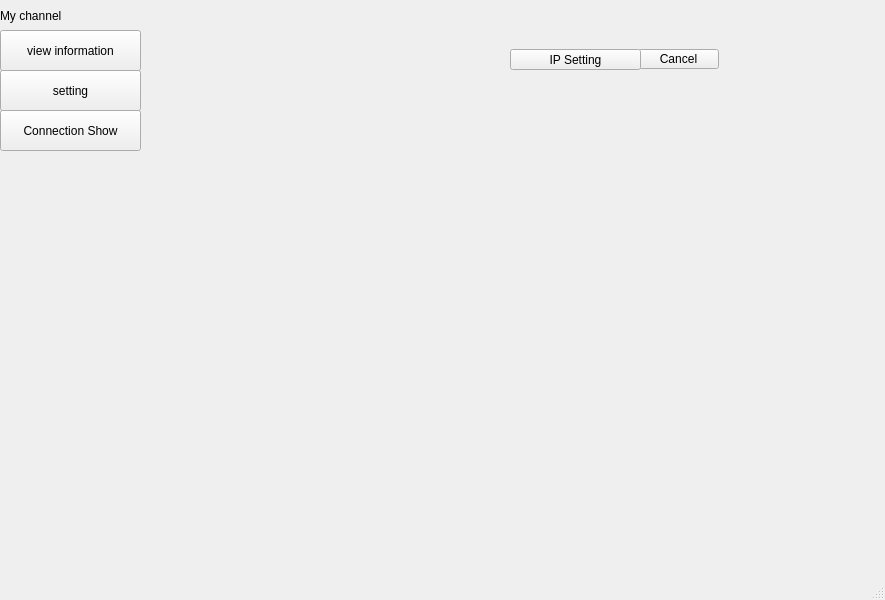
<?xml version="1.0" encoding="UTF-8"?>
<ui version="4.0">
 <class>MainWindow</class>
 <widget class="QMainWindow" name="MainWindow">
  <property name="geometry">
   <rect>
    <x>0</x>
    <y>0</y>
    <width>885</width>
    <height>600</height>
   </rect>
  </property>
  <property name="windowTitle">
   <string>MainWindow</string>
  </property>
  <widget class="QWidget" name="centralwidget">
   <widget class="QLabel" name="label">
    <property name="geometry">
     <rect>
      <x>0</x>
      <y>0</y>
      <width>91</width>
      <height>31</height>
     </rect>
    </property>
    <property name="text">
     <string>My channel</string>
    </property>
    <property name="scaledContents">
     <bool>true</bool>
    </property>
   </widget>
   <widget class="QPushButton" name="view">
    <property name="geometry">
     <rect>
      <x>0</x>
      <y>30</y>
      <width>141</width>
      <height>41</height>
     </rect>
    </property>
    <property name="text">
     <string>view information</string>
    </property>
   </widget>
   <widget class="QPushButton" name="setting">
    <property name="geometry">
     <rect>
      <x>0</x>
      <y>70</y>
      <width>141</width>
      <height>41</height>
     </rect>
    </property>
    <property name="text">
     <string>setting</string>
    </property>
   </widget>
   <widget class="QWidget" name="newWidget" native="true">
    <property name="geometry">
     <rect>
      <x>210</x>
      <y>49</y>
      <width>511</width>
      <height>491</height>
     </rect>
    </property>
    <widget class="QLabel" name="laptop">
     <property name="geometry">
      <rect>
       <x>10</x>
       <y>396</y>
       <width>67</width>
       <height>51</height>
      </rect>
     </property>
     <property name="text">
      <string/>
     </property>
     <property name="pixmap">
      <pixmap>../Pictures_folder/lapatop.png</pixmap>
     </property>
     <property name="scaledContents">
      <bool>true</bool>
     </property>
    </widget>
    <widget class="QLabel" name="phone1">
     <property name="geometry">
      <rect>
       <x>420</x>
       <y>380</y>
       <width>67</width>
       <height>81</height>
      </rect>
     </property>
     <property name="text">
      <string/>
     </property>
     <property name="pixmap">
      <pixmap>../Pictures_folder/phone.png</pixmap>
     </property>
     <property name="scaledContents">
      <bool>true</bool>
     </property>
    </widget>
    <widget class="QLabel" name="phone2">
     <property name="geometry">
      <rect>
       <x>420</x>
       <y>226</y>
       <width>67</width>
       <height>81</height>
      </rect>
     </property>
     <property name="text">
      <string/>
     </property>
     <property name="pixmap">
      <pixmap>../Pictures_folder/phone.png</pixmap>
     </property>
     <property name="scaledContents">
      <bool>true</bool>
     </property>
    </widget>
    <widget class="QLabel" name="phone3">
     <property name="geometry">
      <rect>
       <x>420</x>
       <y>46</y>
       <width>67</width>
       <height>81</height>
      </rect>
     </property>
     <property name="text">
      <string/>
     </property>
     <property name="pixmap">
      <pixmap>../Pictures_folder/phone.png</pixmap>
     </property>
     <property name="scaledContents">
      <bool>true</bool>
     </property>
    </widget>
    <widget class="QLabel" name="label_denbao1">
     <property name="geometry">
      <rect>
       <x>440</x>
       <y>360</y>
       <width>21</width>
       <height>17</height>
      </rect>
     </property>
     <property name="text">
      <string/>
     </property>
    </widget>
    <widget class="QLabel" name="label_denbao2">
     <property name="geometry">
      <rect>
       <x>440</x>
       <y>210</y>
       <width>21</width>
       <height>17</height>
      </rect>
     </property>
     <property name="text">
      <string/>
     </property>
    </widget>
    <widget class="QLabel" name="label_denbao3">
     <property name="geometry">
      <rect>
       <x>440</x>
       <y>30</y>
       <width>21</width>
       <height>17</height>
      </rect>
     </property>
     <property name="text">
      <string/>
     </property>
    </widget>
    <widget class="QPushButton" name="Cancel">
     <property name="geometry">
      <rect>
       <x>428</x>
       <y>0</y>
       <width>81</width>
       <height>20</height>
      </rect>
     </property>
     <property name="text">
      <string>Cancel</string>
     </property>
    </widget>
    <widget class="QLabel" name="ip1">
     <property name="geometry">
      <rect>
       <x>400</x>
       <y>460</y>
       <width>101</width>
       <height>20</height>
      </rect>
     </property>
     <property name="text">
      <string/>
     </property>
    </widget>
    <widget class="QLabel" name="ip2">
     <property name="geometry">
      <rect>
       <x>400</x>
       <y>310</y>
       <width>101</width>
       <height>20</height>
      </rect>
     </property>
     <property name="text">
      <string/>
     </property>
    </widget>
    <widget class="QLabel" name="ip3">
     <property name="geometry">
      <rect>
       <x>396</x>
       <y>130</y>
       <width>111</width>
       <height>20</height>
      </rect>
     </property>
     <property name="text">
      <string/>
     </property>
    </widget>
    <widget class="QPushButton" name="IP_Setting">
     <property name="geometry">
      <rect>
       <x>300</x>
       <y>0</y>
       <width>131</width>
       <height>21</height>
      </rect>
     </property>
     <property name="text">
      <string>IP Setting</string>
     </property>
    </widget>
    <widget class="QLabel" name="Label_Name">
     <property name="geometry">
      <rect>
       <x>106</x>
       <y>30</y>
       <width>261</width>
       <height>31</height>
      </rect>
     </property>
     <property name="text">
      <string/>
     </property>
    </widget>
   </widget>
   <widget class="QPushButton" name="ipshow">
    <property name="geometry">
     <rect>
      <x>0</x>
      <y>110</y>
      <width>141</width>
      <height>41</height>
     </rect>
    </property>
    <property name="text">
     <string>Connection Show</string>
    </property>
   </widget>
  </widget>
  <widget class="QMenuBar" name="menubar">
   <property name="geometry">
    <rect>
     <x>0</x>
     <y>0</y>
     <width>885</width>
     <height>22</height>
    </rect>
   </property>
  </widget>
  <widget class="QStatusBar" name="statusbar"/>
 </widget>
 <resources/>
 <connections/>
</ui>
